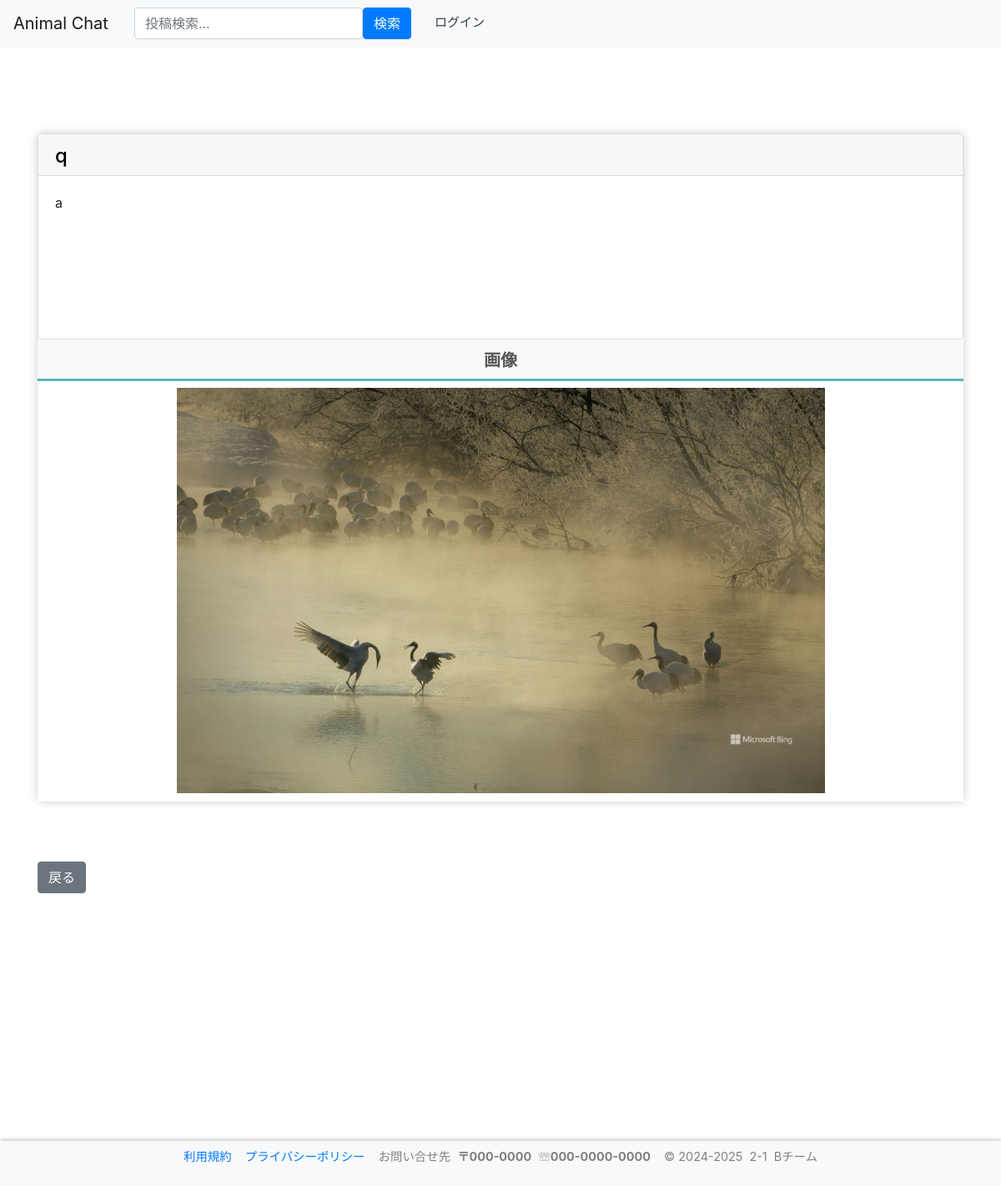
Screenshot of /post/posts/35/detail with the database file from the repository.
### post/models.py (models this page shows)
class PostInfo(models.Model): # 投稿IDは自動でつく
    account_id = models.ForeignKey(User, on_delete=models.CASCADE) # アカウントID　外部キー
    post = models.CharField('post', max_length=300) # 投稿文　文字数300文字
    post_date = models.DateTimeField('post_date', max_length=12, default=timezone.now) # 投稿日時
    image = models.ImageField(upload_to='img/post', verbose_name='画像', null=True, blank=True)
    video = models.FileField(upload_to='video/post',  verbose_name='動画', null=True, blank=True)
    def __str__(self):
        return self.post

### accounts/models.py (models this page shows)
class User(AbstractBaseUser, PermissionsMixin):
    screen_name = models.CharField(
        gettext_lazy('アカウント名'),
        max_length=128,
        default='',
        blank=True,
        help_text=gettext_lazy('128文字以内で入力してください'),
    )
    email = models.EmailField(gettext_lazy('メールアドレス'), unique=True)
    is_staff = models.BooleanField(
        gettext_lazy('staff status'),
        default=False,
        help_text=gettext_lazy('Designates whether the user can log into this admin site.'),
    )
    is_active = models.BooleanField(
        gettext_lazy('active'),
        default=True,
        help_text=gettext_lazy(
            'Designates whether this user should be treated as active. Unselect this instead of deleting accounts.'
        ),
    )
    date_joined = models.DateTimeField(gettext_lazy('date joined'), default=timezone.now)
    objects = CustomUserManager()
    points = models.IntegerField(
        default=0,
        blank=True,
        null=True,
    )
    pt_give = models.IntegerField(
        default=0,
        blank=True,
        null=True,
    )
    icon = models.ImageField(
        upload_to='icon',
        verbose_name='画像',
        null=True,
        blank=True,
        default="icon/default.png",
    )
    profile = models.TextField(
        gettext_lazy('プロフィール'),
        max_length=200,
        null=True,
        default='',
        blank=True,
        help_text=gettext_lazy('200文字以内で入力してください'),
    )
    USERNAME_FIELD = 'email'
    REQUIRED_FIELDS = []
    class Meta:
        verbose_name = gettext_lazy('user')
        verbose_name_plural = gettext_lazy('users')
    def __str__(self):
        return self.__unicode__()
    def __unicode__(self):
        return self.screen_name or self.email

### post/views.py (the view)
# urls.py: path('posts/<int:pk>/detail', views.PostDetailPageView.as_view(), name='posts_detail'),
class PostDetailPageView(DetailView):
    model = PostInfo # 投稿情報モデル
    template_name = '../templates/post/post_detail.html' # テンプレート
    context_object_name = 'post'
    def get_context_data(self,**kwargs):
        context = super().get_context_data(**kwargs)
        context["myid"] = self.request.user.id
        print(context)
        return context

### templates/post/post_detail.html (shortened to what this page needs)
{% extends 'base.html' %}
{% block content %}
<div class="row justify-content-center">
        <div class="col-12">
            <div class="row">&nbsp&nbsp&nbsp
            </div>
            <br>
            <div class="row">
                <div class="col-12">
                    <div class="main-container">
                        <div class="post-section">
                            <br>
                            <br>
                <div class="post">
                  <div class="tabs">
                      <div>
                          <div class="card">
                              {%if post.account_id_id == myid%}
                              <a href='{% url 'accounts:mypage' %}' style="color:black;text-decoration-color: gray;">
                              {% else %}
                              <a href='{% url 'accounts:user_detail' post.account_id_id %}' style="color:black;text-decoration-color: gray;">
                              {% endif %}
                                  <div class="card-header" style="height:50px;width:auto;">
                                      <h4>{{ post.account_id }}</h4>
                                  </div>
                              </a>
                              <div class="card-body" style="height:195px;">
                                  <div class="post-content">
                                      <p>{{post.post}}</p>
                                  </div>
                              </div>
                          </div>
                      </div>
                      {% if post.image and post.video %}
                          <div>
                              {% comment %} <input id="all" type="radio" name="tab_item" checked>
                              <label class="tab_item" for="all">詳細</label> {% endcomment %}
                              <input id="programming" type="radio" name="tab_item" checked>
                              <label class="tab_item" for="programming">画像</label>
                              <input id="design" type="radio" name="tab_item">
                              <label class="tab_item" for="design">動画</label>
                              {% comment %} <div class="tab_content" id="all_content">
                                  デザインの内容がここに入ります
                              </div> {% endcomment %}
                              <div class="tab_content" id="programming_content" style="margin-left: auto;margin-right: auto;width:100%;vertical-align: middle;height:100%;">
                                  <div style="text-align:center;">
                                      <img src="/media/{{ post.image }}" style="object-fit: contain; width: 70%; height: 70%;">
                                  </div>
                              </div>
                              <div class="tab_content" id="design_content">
                                  <div style="text-align:center;">
                                      <video id="video" src="/media/{{ post.video }}" controls style="object-fit: contain; width: 70%; height: 70%;" controlsList="nodownload" oncontextmenu="return false;"></video>
                                  </div>
                              </div>
                          </div>
                      {% elif post.image and not post.video %}
                          <div>
                              <label class="tab_item2" for="programming">画像</label>
                              <div style="text-align:center;vertical-align: middle;padding: 0 0 10px;">
                                  <img src="/media/{{ post.image }}" style="object-fit: contain; width: 70%; height: 70%;">
                              </div>
                          </div>
                      {% endif %}
                  </div>
                  <br>
                  <br>
                  <br>
                </div>
                <div style="margin-bottom:10%;">
                    <button class="btn btn-secondary" onclick="window.history.back()">戻る</button>
                </div>
                <br>
                    </div>
                </div>
            </div>
        </div>
</div>
{% endblock %}

### rows the page displays
PostInfo: account_id "q", post "a", image (picture)
